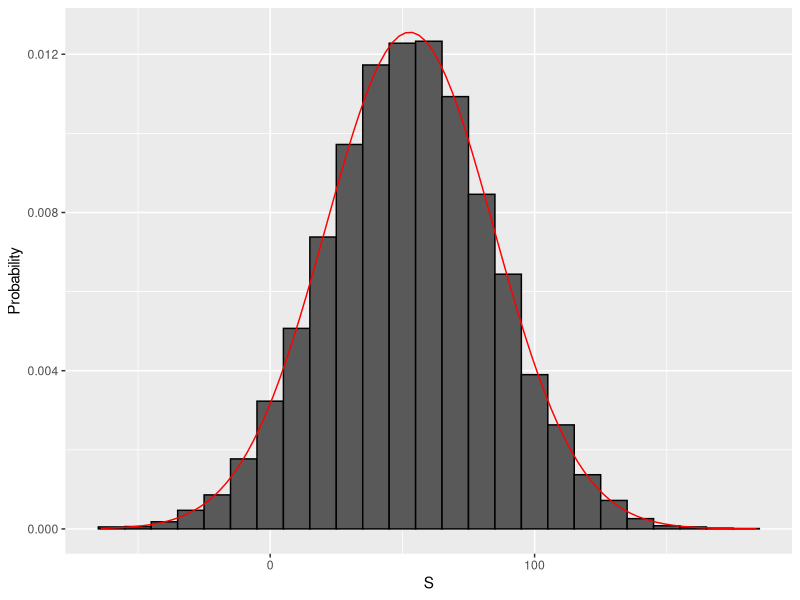

R code for this plot:
library(ggplot2)
library(tidyverse)

beads <- rep(c("red", "blue"), times = c(2,3))
X <- ifelse(sample(beads, 1) == "blue", 1, 0)

ifelse(sample(beads, 1) == "blue", 1, 0)
ifelse(sample(beads, 1) == "blue", 1, 0)
ifelse(sample(beads, 1) == "blue", 1, 0)

#Un casino quiere saber si le gana o pierde a una ruleta. Primero definimos la ruleta.
color <- rep(c("Black", "Red", "Green"), times = c(18, 18,2))
#Van a jugar mil personas.
n <- 1000
X <- sample(ifelse(color == "Red", -1, 1), n, replace = TRUE)
#Primeros 10 resultados
X[1:10]

#Otra forma de hacerlo pero con solo una linea de codigo.
X <- sample(c(-1, 1), n, replace = TRUE, prob = c(9/19, 10/19))
S <- sum(X)
S

#S son las ganancias del casino. Queremos conocer la probabilidad de S menor a 0.
#Corremos una simulacion Monte Carlo 10,000 veces repitiendo lo que ya hicimos.
B <- 10000
S <- replicate(B, {
  X <- sample(c(-1, 1), n, replace = TRUE, prob = c(9/19, 10/19))
  sum(X)
})

a <- 0
mean(S < a)


mean(S)
sd(S)

s <- seq(min(S), max(S), length = 100)
normal_density <- data.frame(s = s, f=dnorm(s, mean(S), sd(S)))
data.frame(S=S) %>% ggplot(aes(S, ..density..)) +
  geom_histogram(color = "black", binwidth = 10) +
  ylab("Probability") +
  geom_line(data = normal_density, mapping = aes(s,f), color = "red")

#El valor esperado de una variable con dos posibles resultados es ap + b(1-p) donde p es la probabilidad de a.
#Multiplicado por n es el valor esperado de eventos de una variable aleatoria.
mu <- n * (20-18)/38

#El error estandar de una variable con dos posibles resultados es abs(b-a) * sqrt(p*(1-p)).
#Multiplicado por sqrt(n) es el error estandar de eventos de una variable aleatoria.
se <- sqrt(n) * 2 * sqrt(90)/19

#Probabilidad de que el casino gane 0 o menos.
pnorm(0, mu, se)
